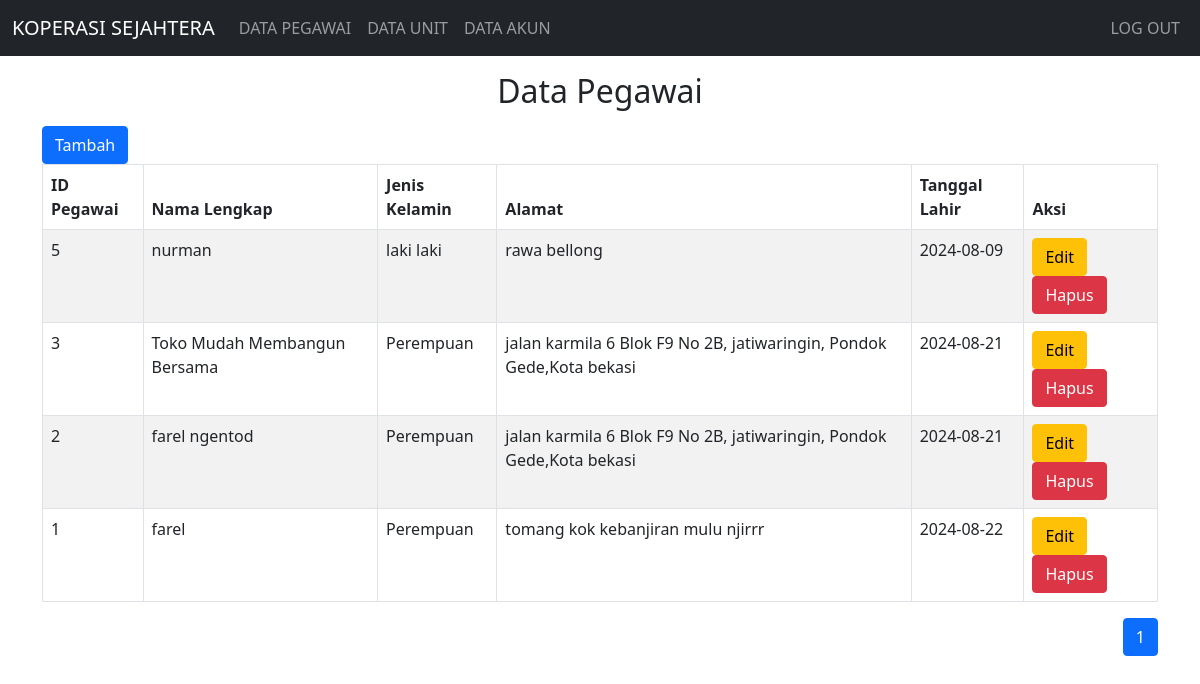
Screenshot of /modules/pegawai/datapegawai.php (signed in) with the database file from the repository.
### tables this page shows
CREATE TABLE `pegawai` (
  `idpegawai` int(11) NOT NULL,
  `namalengkap` varchar(200) NOT NULL,
  `jk` varchar(20) NOT NULL,
  `alamat` text NOT NULL,
  `tanggallahir` date NOT NULL
);

### config/controller.php (called while the page is built, shortened)
<?php
include "database.php";
function select($query)
{
    global $db;
    $result = mysqli_query($db, $query);
    $rows = [];
    while ($row = mysqli_fetch_assoc($result)) {
        $rows[] = $row;
    }
    return $rows;
}

### modules/pegawai/datapegawai.php (the view, shortened to what this page needs)
<?php
include '../../layout/header.php';
$stokDataPerhalaman = 5;
$stokData = count(select("SELECT * FROM pegawai"));
$stokHalaman = ceil($stokData / $stokDataPerhalaman);
$halamanAktif = isset($_GET['halaman']) ? $_GET['halaman'] : 1;
$awalData = ($stokDataPerhalaman * $halamanAktif) - $stokDataPerhalaman;
$dataPegawai = select("SELECT * FROM pegawai ORDER BY idpegawai DESC LIMIT $awalData, $stokDataPerhalaman");
?>
<h2 class="text-center mt-3 mb-3">Data Pegawai</h2>
<div class="container">
    <a href="tambahpegawai.php"  class="btn btn-primary">Tambah</a>
    <table class="table table-bordered table-striped">
        <thead>
            <tr>
                <th>ID Pegawai</th>
                <th>Nama Lengkap</th>
                <th>Jenis Kelamin</th>
                <th>Alamat</th>
                <th>Tanggal Lahir</th>
                <th>Aksi</th>
        </tr>
            </thead>
        <tbody>
            <?php foreach ($dataPegawai as $pegawai) : ?>
                <tr>
                    <td><?= $pegawai['idpegawai']; ?></td>
                    <td><?= $pegawai['namalengkap']; ?></td>
                    <td><?= $pegawai['jk']; ?></td>
                    <td><?= $pegawai['alamat']; ?></td>
                    <td><?= date('Y-m-d', strtotime($pegawai['tanggallahir'])) ; ?></td>
                    <td>
                        <a href="editpegawai.php?id=<?= $pegawai['idpegawai']; ?>" class="btn btn-warning">Edit</a>
                        <a href="hapuspegawai.php?id=<?= $pegawai['idpegawai']; ?>" class="btn btn-danger" onclick="return confirm('anda yakan akan menghapus ini')">Hapus</a>
                    </td>
                </tr>
                <?php endforeach; ?>
        </tbody>
    </table>
    <div class="mt2 justify-content-end d-flex">
        <nav aria-label="page navigation example">
            <ul class="pagination">
                    <?php for ($i = 1; $i <= $stokHalaman; $i++) : ?>
                 <li class="page-item <?= ($i == $halamanAktif) ? 'active' : ''; ?>">
                    <a class="page-link" href="?halaman=<?= $i; ?>"><?= $i; ?></a>
                </li>
                <?php endfor; ?>
            </ul>
        </nav>
    </div>
</div>

### layout/header.php (shortened to what this page needs)
<?php
$modules = '/koperasi17/backend/modules/';
?>
<!doctype html>
<html lang="en">
  <head>
    <link href="https://cdn.jsdelivr.net/npm/bootstrap@5.0.2/dist/css/bootstrap.min.css" rel="stylesheet">
  </head>
  <body>
   <div>
      <nav class="navbar navbar-expand-lg navbar-dark bg-dark">
         <div class="container-fluid">
            <a class="navbar-brand" href="#">KOPERASI SEJAHTERA</a>
            <div class="collapse navbar-collapse" id="navbarSupportedContent">
               <ul class="navbar-nav me-auto mb-2 mb-lg-0">
                  <li class="nav-item">
                     <a class="nav-link" href="<?= $modules ?>pegawai/datapegawai.php">DATA PEGAWAI</a>
                  </li>
                  <li class="nav-item">
                     <a class="nav-link" href="<?= $modules ?>unit/dataunit.php">DATA UNIT</a>
                  </li>
                  <li class="nav-item">
                     <a class="nav-link" href="<?= $modules ?>akun/dataakun.php">DATA AKUN</a>
                  </li>
               </ul>
               <ul class="navbar-nav">
                  <li class="nav-item">
                     <a class="nav-link" href="../../layout/logout.php">LOG OUT</a>
                  </li>
               </ul>
            </div>
         </div>
      </nav>
   </div>
  </body>
</html>

### rows the page displays
pegawai: idpegawai "5", namalengkap "nurman", jk "laki laki", alamat "rawa bellong", tanggallahir "2024-08-09"
pegawai: idpegawai "3", namalengkap "Toko Mudah Membangun Bersama", jk "Perempuan", alamat "jalan karmila 6 Blok F9 No 2B, jatiwaringin, Pondok Gede,Kota bekasi", tanggallahir "2024-08-21"
pegawai: idpegawai "2", namalengkap "farel ngentod", jk "Perempuan", alamat "jalan karmila 6 Blok F9 No 2B, jatiwaringin, Pondok Gede,Kota bekasi", tanggallahir "2024-08-21"
pegawai: idpegawai "1", namalengkap "farel", jk "Perempuan", alamat "tomang kok kebanjiran mulu njirrr", tanggallahir "2024-08-22"
